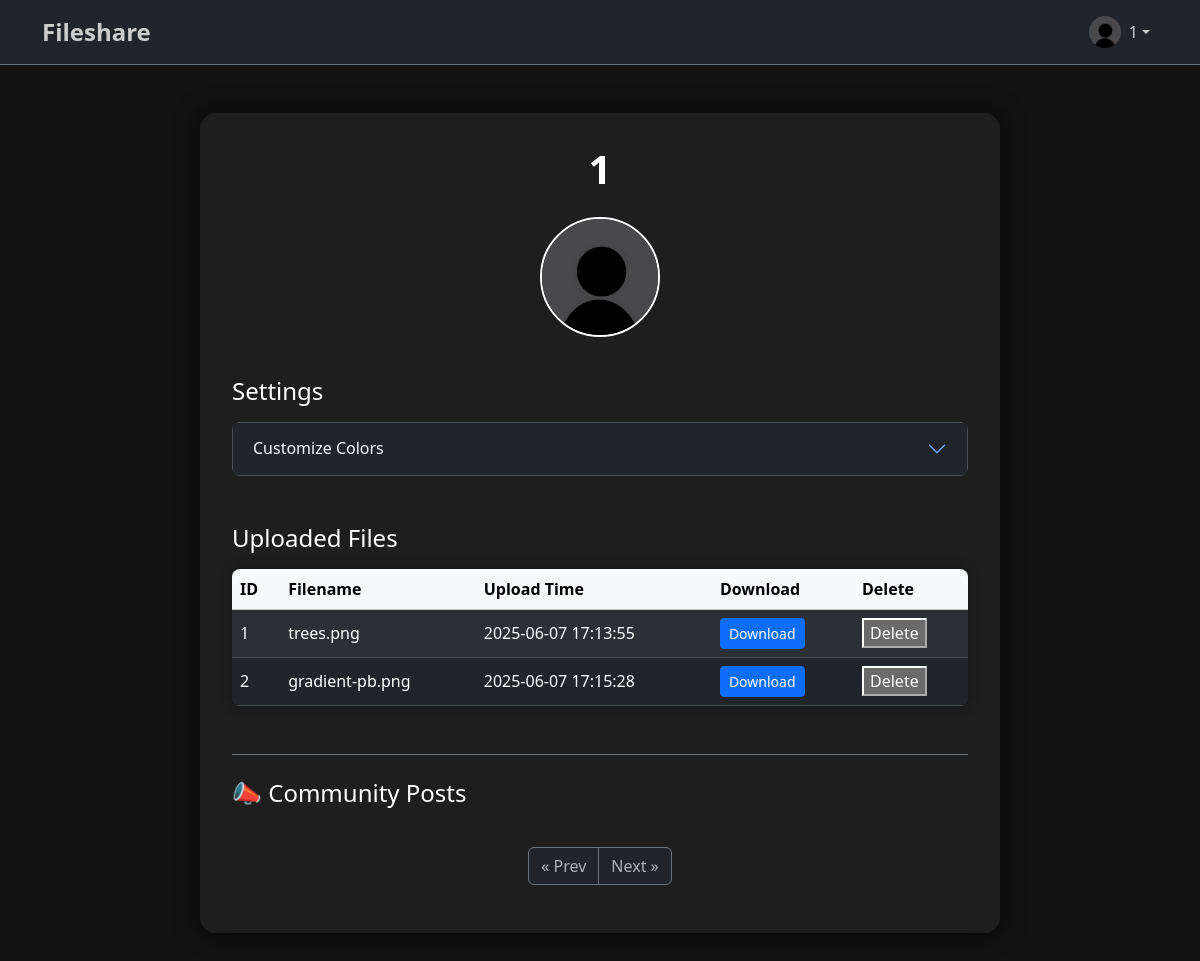
/settings (signed in), run on the app's committed database.
### models.py (models this page shows)
class User(db.Model):
    __tablename__ = "users"
    id = db.Column(db.Integer, primary_key=True)
    username = db.Column(db.String(50), unique=True, nullable=False)
    password = db.Column(db.String(120), nullable=False)
    email = db.Column(db.String(200), unique=True, nullable=False)
    profile_picture = db.Column(db.String(200), nullable=False, default='./static/default.jpeg')
    color = db.Column(db.String(10), nullable=False, default="#FFFFFF")
    text_color = db.Column(db.String(10), nullable=False, default="#FFFFFF")
    card_color = db.Column(db.String(10), nullable=False, default='#1E1E1E')
    posts = db.relationship('Post', backref='author', lazy=True)
    files = db.relationship('File', backref='user', lazy=True)

class File(db.Model):
    __tablename__ = 'files'
    id = db.Column(db.Integer, primary_key=True)
    filename = db.Column(db.Text, nullable=False)
    filepath = db.Column(db.String(500), nullable=False)
    upload_time = db.Column(db.DateTime, server_default=db.func.now())
    username = db.Column(db.String(50), nullable=False)
    private = db.Column(db.Boolean, nullable=False, default=False)
    user_id = db.Column(db.Integer, db.ForeignKey('users.id'), nullable=False)

### app.py (the view)
@app.route('/settings', methods=['GET'])
def settings():
    if 'user_id' in session:
        page = request.args.get("page", 1, type=int)
        per_page = 5
        posts = Post.query.filter_by(user_id=session['user_id']).order_by(Post.id.desc()).paginate(page=page, per_page=per_page)
        replies = Reply.query.all()
        files = File.query.filter_by(user_id=session['user_id']).all()
        user_id = session['user_id']
        user = User.query.filter_by(id=user_id).first()
        return render_template('logged_in/profile.html', username=session['username'], files=files, user_id=user_id, user=user,posts=posts,replies=replies)
    else:
        return redirect(url_for('login_user'))

### templates/logged_in/profile.html (shortened to what this page needs)
<!DOCTYPE html>
<html lang="en" data-bs-theme="dark">
    <head>
        <link href="https://cdn.jsdelivr.net/npm/bootstrap@5.3.3/dist/css/bootstrap.min.css" rel="stylesheet" />
        <link rel="stylesheet" href="https://cdnjs.cloudflare.com/ajax/libs/animate.css/4.1.1/animate.min.css" />
    </head>
    <body class="d-flex flex-column min-vh-100">
        <nav class="navbar navbar-expand-lg navbar-dark bg-dark border-bottom border-secondary">
            <div class="container">
                <a class="navbar-brand fs-4 fw-semibold" href="/">Fileshare</a>
                <div class="collapse navbar-collapse" id="navMenu">
                    <ul class="navbar-nav ms-auto mb-2 mb-lg-0">
                        <li class="nav-item dropdown">
                            <a class="nav-link dropdown-toggle d-flex align-items-center" href="#" id="userDropdown"
                                role="button" data-bs-toggle="dropdown" aria-expanded="false">
                                <img src="{{ user.profile_picture }}" alt="Profile" class="rounded-circle me-2"
                                    style="width: 32px; height: 32px; object-fit: cover;">
                                <span>{{ username }}</span>
                            </a>
                        </li>
                    </ul>
                </div>
            </div>
        </nav>
        <main
            class="container flex-grow-1 py-5 d-flex justify-content-center animate__animated animate__fadeIn animate__faster">
            <div class="profile-card w-100" style="max-width: 800px;">
                <h1 class="mb-4 fw-bold text-center">{{ username }}
                </h1>
                <div class="text-center">
                    <img src="{{ user.profile_picture }}" alt="Profile picture of {{ username }}" class="profile-pic"
                        id="user-pic" style="border: 2px solid {{user.color}};">
                </div>
                <h4 class="mt-4 mb-3">Settings</h4>
                <div class="accordion mb-4" id="settingsAccordion">
                    <div class="accordion-item bg-dark text-light" style="border-radius: 0.5rem;">
                        <h2 class="accordion-header" id="headingSettings">
                            <button class="accordion-button collapsed bg-dark text-light" type="button"
                                data-bs-toggle="collapse" data-bs-target="#collapseSettings" aria-expanded="false"
                                aria-controls="collapseSettings">
                                Customize Colors
                            </button>
                        </h2>
                    </div>
                </div>
                <h4 class="mt-5 mb-3">Uploaded Files</h4>
                {% if files %}
                <div class="table-responsive" role="region" aria-label="Uploaded files table">
                    <table class="table table-dark table-striped table-hover align-middle mb-0">
                        <thead class="table-light text-dark">
                            <tr>
                                <th scope="col">ID</th>
                                <th scope="col">Filename</th>
                                <th scope="col">Upload Time</th>
                                <th scope="col">Download</th>
                                <th scope="col">Delete</th>
                            </tr>
                        </thead>
                        <tbody>
                            {% for file in files %}
                            <tr>
                                <td>{{ file.id }}</td>
                                <td>{{ file.filename }}</td>
                                <td>{{ file.upload_time }}</td>
                                <td>
                                    <a href="{{ url_for('download', id=file.id) }}" class="btn btn-sm btn-primary"
                                        role="button" aria-label="Download {{ file.filename }}">Download</a>
                                </td>
                                <td>
                                    <form action="{{ url_for('delete_file', id=file.id) }}" method="POST">
                                        <button type="submit">Delete</button>
                                    </form>
                                </td>
                            </tr>
                            {% endfor %}
                        </tbody>
                    </table>
                </div>
                {% else %}
                <p class="text-muted fst-italic">No files uploaded yet.</p>
                {% endif %}
                <section
                    class="mt-5 pt-4 border-top border-secondary animate__animated animate__fadeInUp animate-delay-2">
                    <h4 class="mb-4">📣 Community Posts</h4>
                    {% if posts %}
                    <nav aria-label="Post pagination">
                        <ul class="pagination justify-content-center">
                            {% if posts.has_prev %}
                            <li class="page-item">
                                <a class="page-link bg-dark text-light border-secondary"
                                    href="{{ url_for('profile', page=posts.prev_num) }}">&laquo; Prev</a>
                            </li>
                            {% else %}
                            <li class="page-item disabled">
                                <span class="page-link bg-dark text-muted border-secondary">&laquo; Prev</span>
                            </li>
                            {% endif %}
                            {% if posts.has_next %}
                            <li class="page-item">
                                <a class="page-link bg-dark text-light border-secondary"
                                    href="{{ url_for('profile', page=posts.next_num) }}">Next &raquo;</a>
                            </li>
                            {% else %}
                            <li class="page-item disabled">
                                <span class="page-link bg-dark text-muted border-secondary">Next &raquo;</span>
                            </li>
                            {% endif %}
                        </ul>
                    </nav>
                    {% else %}
                    <p class="text-muted">No posts yet. Be the first to share something!</p>
                    {% endif %}
                </section>
            </div>
        </main>
    </body>
</html>

### templates/logged_in/profile.html (style rules this page uses)
body { background-color: #121212; color: #f1f1f1; }
.btn-primary { transition: background-color 0.3s ease, box-shadow 0.3s ease; }
.table-responsive { border-radius: 0.5rem; overflow: hidden; background-color: #2c2f33; box-shadow: 0 0 12px rgba(0, 0, 0, 0.4); }
.navbar-dark .navbar-brand, .navbar-dark .nav-link { color: #ccc; transition: color 0.3s ease; }

### data on the page
User: profile_picture (placeholder picture)
File: id "1", filename "trees.png", upload_time "2025-06-07 17:13:55"
File: id "2", filename "gradient-pb.png", upload_time "2025-06-07 17:15:28"

### other printed values
{{ username }} "1"
